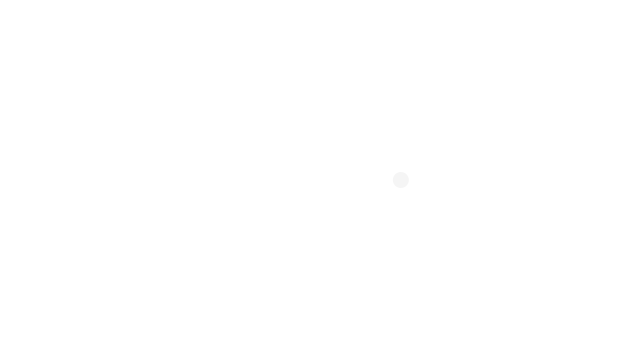
Frame 1 (no input)
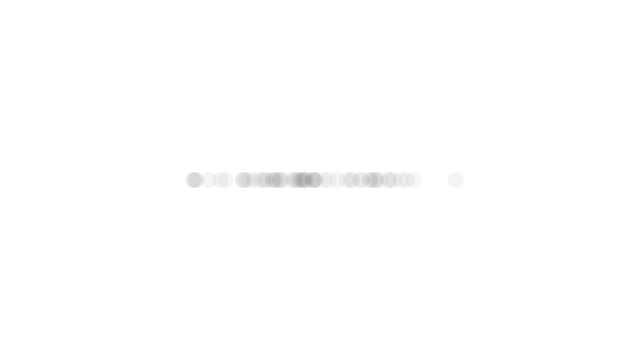
Frame 60 (the mouse pressed at the canvas centre just before this capture)
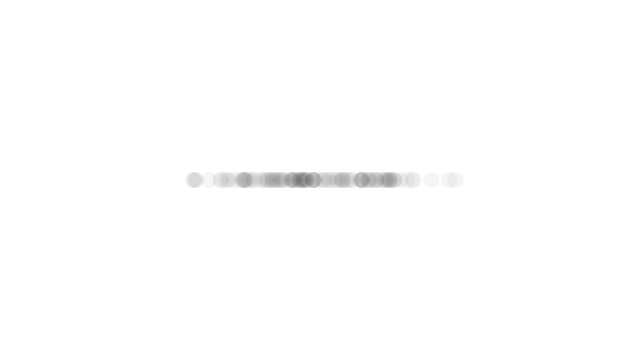
Frame 120 (the mouse held since frame 60 and released just before this capture)

The Processing sketch that drew these frames (run headless with seeded random() and noise(); from frame 60 on, the mouse is pressed at the canvas centre):

// Processing sketch: Gaussian
// ── Gaussian.pde
import java.util.Random;

Random generator;

void setup() {
  size(640, 360);
  generator = new Random();
  background(255);
}

void draw() {
  float num = (float) generator.nextGaussian();
  float sd = 60;
  float mean = 320;
  
  float x = sd * num + mean;
  
  noStroke();
  fill(0,10);
  ellipse(x, 180, 16, 16);
}
